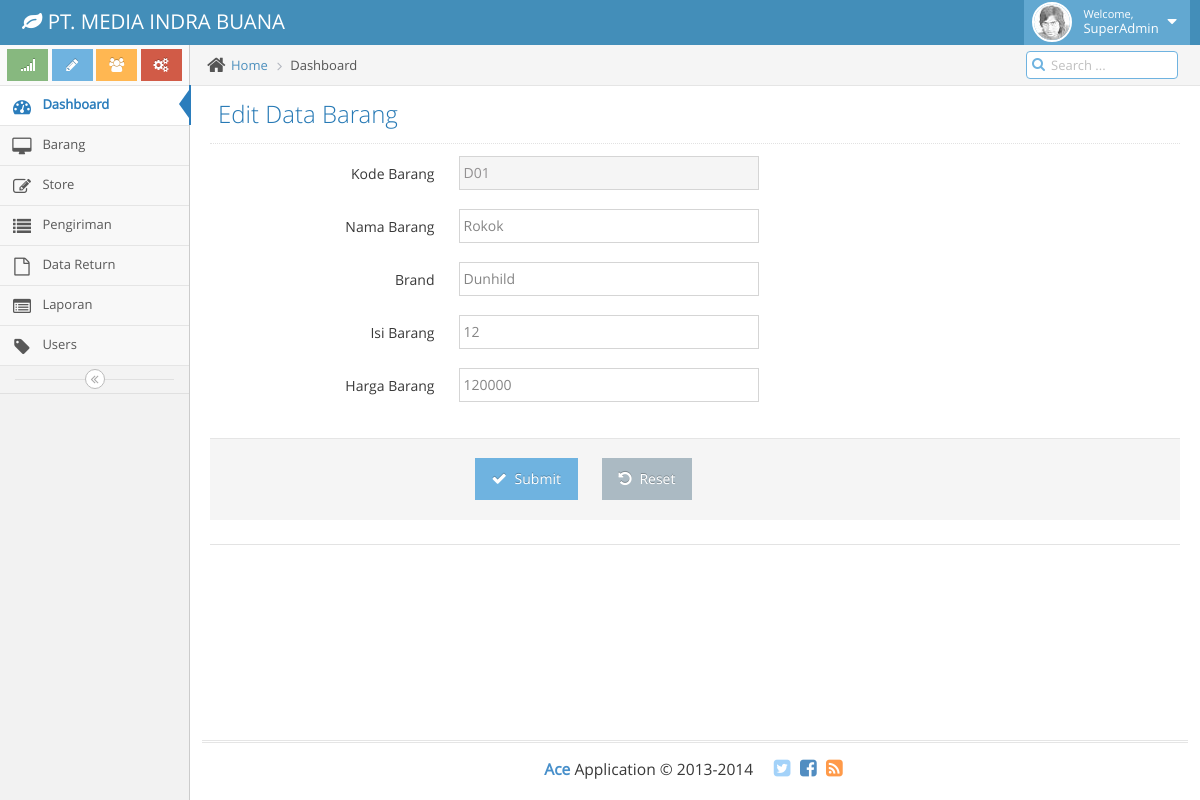
/SuperAdmin/barang/edit_barang.php?kode_barang=D01 (signed in), run on the app's committed database.
### tables this page shows
CREATE TABLE `barang` (
  `kode_barang` varchar(11) NOT NULL,
  `nama_barang` varchar(50) DEFAULT NULL,
  `brand` varchar(20) DEFAULT NULL,
  `isi` int(11) DEFAULT NULL,
  `harga` int(20) DEFAULT NULL,
  `created_at` datetime DEFAULT NULL,
  `created_by` varchar(20) DEFAULT NULL,
  `modified_at` datetime DEFAULT NULL,
  `modified_by` varchar(20) DEFAULT NULL,
  PRIMARY KEY (`kode_barang`)
);

### public/SuperAdmin/barang/edit_barang.php (the view, shortened to what this page needs)
<!DOCTYPE html>
<html lang="en">
	<head>
		<link rel="stylesheet" href="../../assets/css/bootstrap.min.css" />
		<link rel="stylesheet" href="../../assets/font-awesome/4.5.0/css/font-awesome.min.css" />
		<link rel="stylesheet" href="../../assets/css/ace.min.css" class="ace-main-stylesheet" id="main-ace-style" />
		<link rel="stylesheet" href="../../assets/css/ace-skins.min.css" />
		<link rel="stylesheet" href="../../assets/css/ace-rtl.min.css" />
	</head>
	<body class="no-skin">
		<div class="main-container ace-save-state" id="main-container">
			<div class="main-content">
				<div class="main-content-inner">
					<div class="breadcrumbs ace-save-state" id="breadcrumbs">
						<ul class="breadcrumb">
							<li>
								<i class="ace-icon fa fa-home home-icon"></i>
								<a href="#">Home</a>
							</li>
							<li class="active">Dashboard</li>
						</ul>
						<div class="nav-search" id="nav-search">
							<form class="form-search">
								<span class="input-icon">
									<input type="text" placeholder="Search ..." class="nav-search-input" id="nav-search-input" autocomplete="off" />
									<i class="ace-icon fa fa-search nav-search-icon"></i>
								</span>
							</form>
						</div>
					</div>
					<div class="page-content">
						<div class="page-header">
							<h1>
								Edit Data Barang
							</h1>
						</div>
						<div class="row">
							<div class="col-xs-12">
							<?php
								$kode_barang = $_GET['kode_barang'];
								$query = mysql_query("SELECT * FROM barang where kode_barang='$kode_barang'") or die(mysql_error());
								while ($data = mysql_fetch_array($query)) {
							 ?>
								<form class="form-horizontal" role="form" action="update_barang.php" method="post">
								<div class="form-group">
										<label class="col-sm-3 control-label" for="form-field-1"> Kode Barang </label>
										<div class="col-sm-9">
											<input type="text" id="form-field-1" name="kode_barang" placeholder="Kode Barang" class="col-xs-10 col-sm-5" readonly="readonly" required="required" value="<?php echo $data['kode_barang']; ?>" />
										</div>
									</div>
									<div class="space-4"></div>
									<div class="form-group">
										<label class="col-sm-3 control-label" for="form-field-1"> Nama Barang </label>
										<div class="col-sm-9">
											<input type="text" id="form-field-1" name="nama_barang" placeholder="nama Barang" class="col-xs-10 col-sm-5" required="required" value="<?php echo $data['nama_barang']; ?>" />
										</div>
									</div>
									<div class="space-4"></div>
									<div class="form-group">
										<label class="col-sm-3 control-label" for="form-field-1"> Brand </label>
										<div class="col-sm-9">
											<input type="text" id="form-field-1" name="brand" placeholder="nama brand" class="col-xs-10 col-sm-5" value="<?php echo $data['brand'] ?>" />
										</div>
									</div>
									<div class="space-4"></div>
									<div class="form-group">
										<label class="col-sm-3 control-label" for="form-field-1"> Isi Barang</label>
										<div class="col-sm-9">
											<input type="text" id="form-field-1" name="isi" placeholder="12 pcs" class="col-xs-10 col-sm-5" value="<?php echo $data['isi']; ?>" />
										</div>
									</div>
									<div class="space-4"></div>
									<div class="form-group">
										<label class="col-sm-3 control-label" for="form-field-2"> Harga Barang</label>
										<div class="col-sm-9">
											<input type="text" id="form-field-2" name="harga" placeholder="Rp. 10.0000" class="col-xs-10 col-sm-5" required="required" value="<?php echo $data['harga']; ?>" />
										</div>
									</div>
									<div class="space-4"></div>
									<div class="clearfix form-actions">
										<div class="col-md-offset-3 col-md-9">
											<button class="btn btn-info" type="submit">
												<i class="ace-icon fa fa-check bigger-110"></i>
												Submit
											</button>
											<button class="btn" type="reset">
												<i class="ace-icon fa fa-undo bigger-110"></i>
												Reset
											</button>
										</div>
									</div>
									<div class="hr hr-24"></div>
								</form>
								<?php } ?>
							</div>
						</div>
					</div>
				</div>
			</div>
		</div>
	</body>
</html>

### data on the page
barang: kode_barang "D01", nama_barang "Rokok", brand "Dunhild", isi "12", harga "120000"
